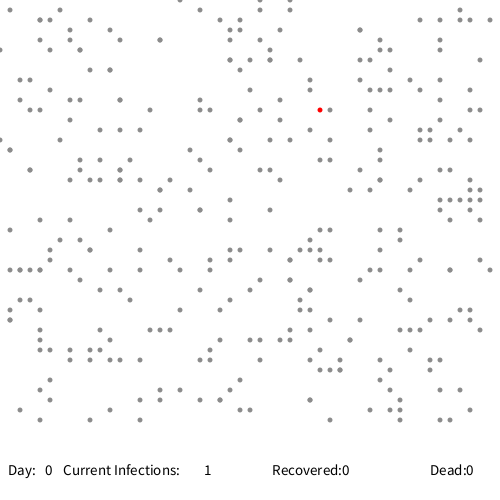
Frame 1 (no input)
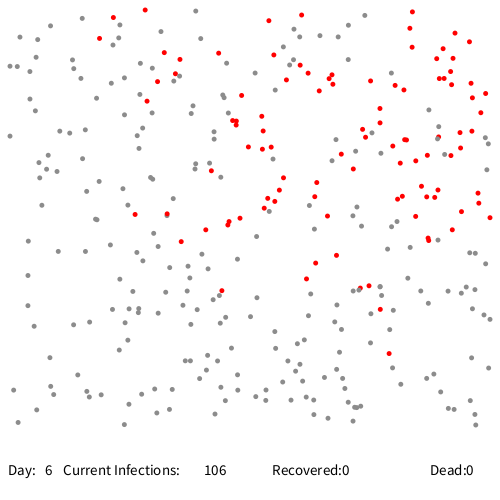
Frame 60 (the mouse pressed at the canvas centre just before this capture)
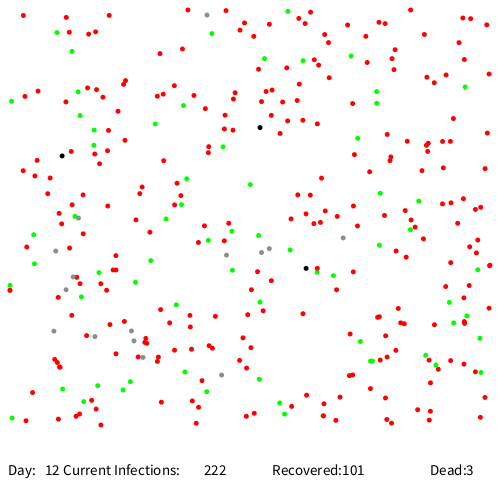
Frame 120 (the mouse held since frame 60 and released just before this capture)

The Processing sketch that drew these frames (run headless with seeded random() and noise(); from frame 60 on, the mouse is pressed at the canvas centre):

// Processing sketch: SimulitisSim
// ── SimulitisSim.pde
int populationSize = 340; // Assign to an expression that represents number of people per square mile
int infectedSeed = 1; // Assign to some number from 1 to 10.

// DO NOT CHANGE ANY CODE FOUND BELOW!
int distance = 10; 
int citySize = 500;
City myCity;
UI stats;
public void settings(){
  size(citySize, citySize);
}

public void setup(){
  background(255);
  myCity = new City(populationSize, citySize, infectedSeed);
  stats = new UI(infectedSeed);
  frameRate(10);
}

public void draw(){
  background(255);
  myCity.drawCity(citySize);
  myCity.spreadDisease(citySize, frameCount);
  myCity.movePopulation(citySize);
  stats.update(frameCount, myCity.getInfectedCount(), myCity.getDeadCount(), myCity.getRecoveredCount());
  stats.display(citySize);
}

// ── City.pde
public class City{
  ArrayList<Person> population = new ArrayList<>(); 
  
  public City(int popSize, int citySize, int seedNum){
    InfectedCount ic = new InfectedCount(seedNum);
    for(int i = 0; i < popSize; i++){
      population.add(new Person(citySize, ic)); 
    }
  }
  public int getRecoveredCount(){
    int recovered = 0;
    for(Person p: population){
      if(p.hasRecovered()){
        recovered = recovered + 1; 
      }
    }
    return recovered;
  }
  public int getInfectedCount(){
    int infections = 0;
    for(Person p: population){
      if(p.isInfected()){
        infections = infections + 1; 
      }
    }
    return infections;
  }
  
  public int getDeadCount(){
    int dead = 0;
    for(Person p: population){
      if(!p.isAlive()) {
        dead = dead + 1;
      }
    }
    
    return dead;
  }
  
  public void spreadDisease(int citySize, int frames){
    int idx = 0;
    for(Person person1: population){
      idx = idx + 1;
      if(person1.isInfected()){
        if(frames % 10 == 0){
          person1.updateDaysInfected();
        }
        
        // A person needs to be sick for 7 days before recovery OR death
        if(person1.getDaysInfected() == 7){
          if(person1.isSymptomatic() && person1.isAlive()){
            int chance = int(random(0, 11)); 
            if(chance == 1){
              person1.kill(); 
              println("Person dies! " + idx);
            }else{
              person1.recovers(); 
            }
          }else{
            person1.recovers(); 
          }
        }
      }
   
       int x = int(person1.getPosition().x);
       int y = int(person1.getPosition().y);
       if(person1.isInfected() && person1.isAlive()){
         for(Person person2: population){
           if(dist(x, y, person2.getPosition().x, person2.getPosition().y) <= citySize * 0.01){
             person2.infect(); 
           }
          }
        } 
      }
    }
  
  public void movePopulation(int edge){
    for(Person p: population){
      p.movePerson(edge); 
    }
  }
  
  public void drawCity(int citySize){
    for(Person p: population){
      p.drawPerson(citySize); 
    }
  }
}

// ── InfectedCount.pde
public static class InfectedCount{
  static int currentCount;
  final int infectedSeed;
  
  public InfectedCount(int seedNum){
    infectedSeed = seedNum;
    currentCount = 0;
  }

  public static void updateInfectedCount(){
    currentCount = currentCount + 1; 
  }
  
  public boolean enoughInfected(){
    return currentCount == infectedSeed;
  }
}

// ── Person.pde
public class Person{
  boolean susceptible;
  boolean infected;
  int daysInfected;
  boolean symptomatic;
  boolean alive;
  boolean recovered;
  PVector position;
  PVector velocity;
  
  public Person(int citySize, InfectedCount count){
    alive = true;
    recovered = false;
    daysInfected = 0;
    int x = getRand10(0, citySize);
    int y = getRand10(0, citySize - 75); // -75 to make room for text at the bottom of screen.
    position = new PVector(x, y);
    velocity = PVector.random2D();
    velocity.mult(5);
    // First n people are infected. The value of n is determined by a user, which becomes a property of InfectedCount objects.
    if(!count.enoughInfected()){
      this.infect();
      count.updateInfectedCount();
    }else{
      susceptible = true;
      symptomatic = false;
      infected = false;
    }
  }
  
  public int getRand10(int min, int max){
    // Returns a random number that is divisible by 10
    return round((random(1)*(max-min)+min)/10)*10;
  }
  
  public int getDaysInfected(){
    return daysInfected; 
  }
  
  public void updateDaysInfected(){
    daysInfected = daysInfected + 1; 
  }
  
  public void recovers(){
    infected = false;
    recovered = true;
  }
  
  public boolean isInfected(){
    return infected; 
  }
  
  public void infect(){
    if(!alive || this.hasRecovered()){
      return; 
    }
    infected = true; 
    susceptible = false;
    // Only 20% of individuals infected are not symptomatic.
    int chance = int(random(0, 11));
    if(chance <= 2){
      symptomatic = false;
    }else{
      symptomatic = true;
    }
  }
  
  public boolean isSymptomatic(){
    return symptomatic; 
  }
  
  public boolean isAlive(){
    return alive; 
  }
  
  public boolean hasRecovered(){
    return recovered; 
  }
  
  public void kill(){
    infected = false;
    alive = false;
  }
  
  public void movePerson(int edge){
    if(this.alive){
      position.add(velocity);
      hitEdge(edge);
    }
  }
  
  public void hitEdge(int edge){
    // Check for edge of city.
    // If at edge, bounce back.
    if (position.x > edge - 10) {
      position.x = edge - 10;
      velocity.x *= -1;
    } else if (position.x < 10) {
      position.x = 10;
      velocity.x *= -1;
    } else if (position.y > edge - 75) {
      position.y = edge - 75;
      velocity.y *= -1;
    } else if (position.y < 10) {
      position.y = 10;
      velocity.y *= -1;
    }
  }
  
  public PVector getPosition(){
    return position; 
  }
  
  public void drawPerson(int citySize){
    noStroke();
    if(susceptible){
      fill(140); 
    }
    if(infected){
      fill(255, 0, 0); 
    }
    if(!alive){
      fill(0);
    }else if(recovered){
      fill(0, 255, 0);
    }
    
    
   ellipse(position.x, position.y, citySize * 0.01, citySize * 0.01); 
  }  
}

// ── UI.pde
public class UI{
  int dayCount;
  int infected;
  int dead;
  int recovered;
 
  public UI(int seed){
    dayCount = 0;
    infected = seed;
    dead = 0;
  }
  
  public void update(int frames, int infections, int dead, int recovered){
    dayCount = frames / 10;
    infected = infections;
    this.dead = dead;
    this.recovered = recovered;
  }
  
  public int getDays(){
    return dayCount; 
  }
  
  /*
  * Modify the code found under each comment.
  * Do not change anything else.
  */
  public void display(int citySize){
    textSize(citySize * 0.03);
    textAlign(LEFT);
    fill(0);
    
    // Replace the number 0 with an expression that contains the variable citSize
    text(" Day:   " + dayCount,5, citySize - 25);
    
    // Replace the number 0 with an expression that contains the variable citSize
    text("          Current Infections:        " + infected, 33, citySize - 25);
    
    text("                                                                               Recovered:" + recovered,35, citySize - 25);
    
    // Replace the number 0 with an expression that contains the variable citSize
    text("                                                                                                                                  Dead:" + dead,40, citySize - 25);
  }
}
